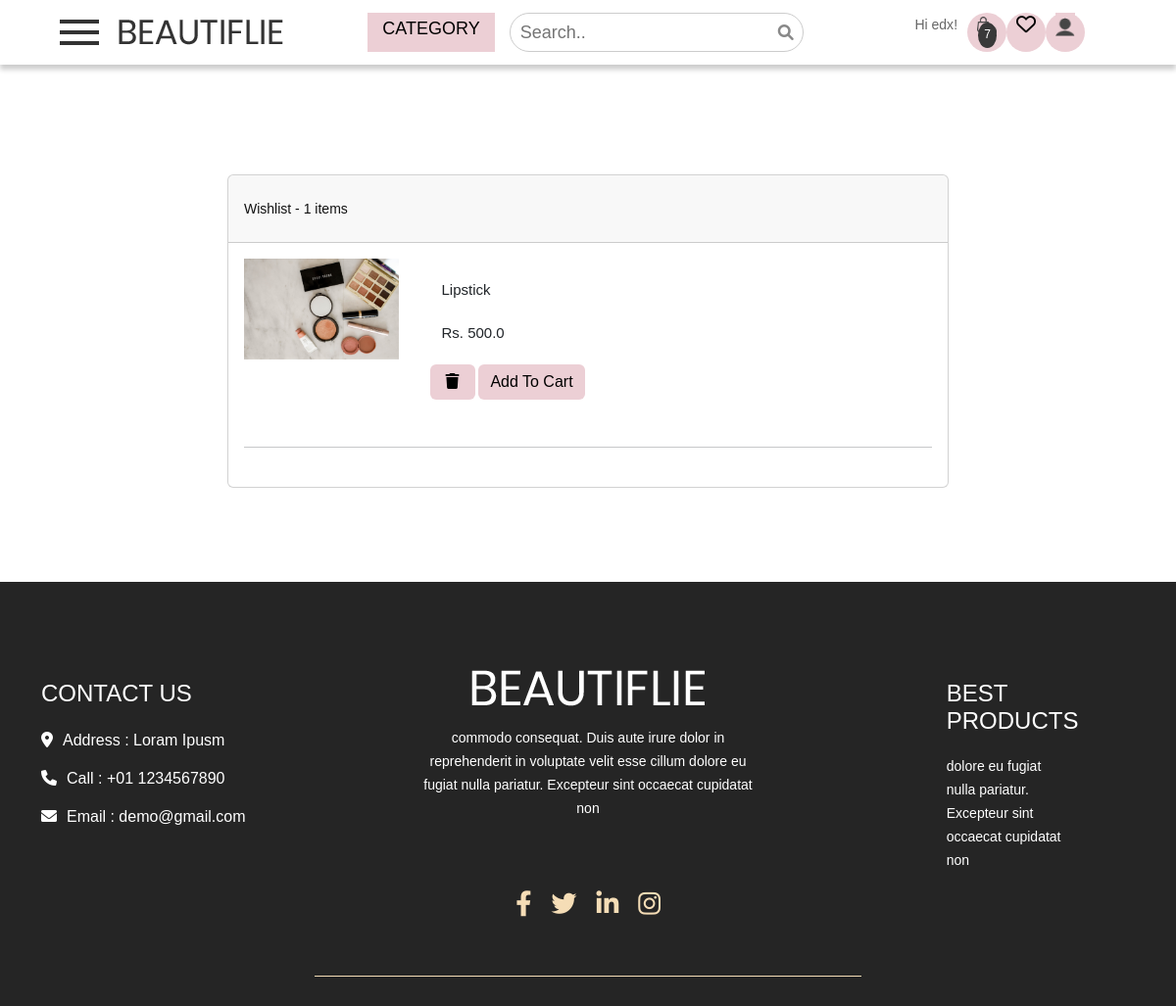
The page /products/wishlist/ (signed in) on the database its author committed.
### cart/models.py (models this page shows, shortened)
class Cart(models.Model):
    username=models.ForeignKey(User,on_delete=models.CASCADE,related_name='carts',unique=True)
    is_paid=models.BooleanField(default=False)

class CartItems(models.Model):
    cart = models.ForeignKey(Cart,on_delete=models.CASCADE,related_name='cart_items')
    products = models.ForeignKey(Products, on_delete=models.CASCADE,null=True,blank=True,related_name='cart_products')
    quantity = models.IntegerField(default=1)
    total_price=models.FloatField(default=0,null=True)

### products/models.py (models this page shows, shortened)
class WishlistItems(models.Model):
    wishlist = models.ForeignKey(Wishlist, on_delete=models.CASCADE, related_name='wishlist_items')
    products = models.ForeignKey(Products, on_delete=models.CASCADE, null=True, blank=True, related_name='wishlist_products')

class Products(models.Model):
    seller=models.ForeignKey(Sellers,default=1,on_delete=models.CASCADE)
    product_id = models.AutoField(primary_key=True)
    product_name=models.CharField(max_length=100,null=True)
    price = models.FloatField(null=False)
    description = models.TextField(null=True)
    category = models.CharField(choices=CATEGORY_CHOICES,max_length=30,null=True)
    quantity  = models.IntegerField(default=0,null=True)
    product_image = models.ImageField(upload_to='product',null=True,default = None)

### products/views.py (the view)
# urls.py: path('wishlist/',views.wishlist,name='wishlist'),
@login_required
def wishlist(request):
    id=request.POST.get('id')
    remove = request.POST.get('remove')
    context = {'cart':[],'cart_items':[]}
    context['cart']=Wishlist.objects.filter(username=request.user).first()
    try :
        context['cart_items']=WishlistItems.objects.filter(wishlist=context['cart'])
    except IndexError:
        messages.error(request,'No Items in Cart')
        return render(request,'products/wishlist.html',context)
    context['cart_item_quantity'] = len(context["cart_items"])
    return render(request,'products/wishlist.html',context)

### cart/templatetags/custom_tags2.py (called while the page is built)
@register.simple_tag(takes_context=True)
def cart_count(context):
    request = context['request']
    cart_count = 0
    if not request.user.is_anonymous:
        cart = Cart.objects.get(username=request.user)
        cart_items = CartItems.objects.filter(cart=cart)
        for item in cart_items:
            cart_count += item.quantity
    return cart_count

### main/templatetags/custom_tags.py (called while the page is built)
@register.simple_tag
def categories():
    return CATEGORY_CHOICES

@register.simple_tag(takes_context=True)
def is_seller(context):
    request = context['request']
    is_seller = False
    try :
        seller = Sellers.objects.get(user=request.user)
        if seller:
            is_seller = True
        else : is_seller = False
    except Exception as e:
        is_seller = False
    return is_seller

### templates/products/wishlist.html (shortened to what this page needs)
{%extends "main/base.html"%}
{%block header%}
{% include "main/header.html" %}
{% endblock%}
{% block main-content%}
<section class="h-100 gradient-custom">
    <div class="container py-5">
      <div class="row d-flex justify-content-center my-4">
        <div class="col-md-8">
          <div class="card mb-4">
            <div class="card-header py-3">
              <h5 class="mb-0">Wishlist - {{cart_item_quantity}} items</h5>
            </div>
            <div class="card-body">
            {% if cart_items %}
            {% for i in cart_items %}
              <div class="row">
                <div class="col-lg-3 col-md-12 mb-4 mb-lg-0">
                  <div class="bg-image hover-overlay hover-zoom ripple rounded" data-mdb-ripple-color="light">
                    <img src="{{MEDIA_ROOT}}/{{i.products.product_image}}"
                      class="w-100" alt="{{i.products.product_name}}" />
                  </div>
                </div>
                <div class="col-md-8">
                  <p><strong>{{i.products.product_name}}</strong></p>
                  <p>Rs. {{i.products.price}}</p>
                  <form method='POST'>
                  <div class="d-flex mb-4" style="max-width: 300px">
                    <div id="product-4" class="single-product">
                    <button class="update_cart btn btn-primary px-3 ms-2" data-product-id="{{ i.products.product_id }}" value='remove' name='remove' >
                        <i class="fas fa-trash"></i>
                    </button>
                    <a href="{% url 'addToCart' i.products.product_id %}" class="btn btn-primary">Add To Cart</a></div>
                </form>
                </div>
                </div>
              </div>
              {% endfor %}
              {% else %}
                <h1>No products in Wishlist</h1>
               {% endif %}
              <hr class="my-4" />
            </div>
            </div>
          </div>
        </div>
  </section>
  {% endblock%}

### templates/main/header.html (shortened to what this page needs)
{% load custom_tags %}
{% load custom_tags2 %}
<div class="header_section">
    <div class="container-fluid">
        <div class="header-1">
          <span class="toggle_icon" onclick="openNav()"><img src="/static/images/toggle-icon.png"></span>
          <a class="logo" href="{% url 'index' %}"><img src="/static/images/logo.png"></a>
        </div>
        <div class="header-2">
            <div class="form-inline login_text">
              <ul class="nav-list">
                <li class="dropdown dropbtn">
                  <a >Category</a>
                </li>
                <li class="search-li">
                  <form class="search-wrapper" id="search-form">
                    <input type="text" class="search-input" placeholder="Search.." name="searchText" id="searchText">
                    <button class="search-button" type="submit" id="search-submit">
                        <i class="fa fa-search" aria-hidden="true" alt="Search"></i>
                    </button>
                </form>
                </li>
              </ul>
            </div>
        </div>
        <div class="header-3">
          {% if request.user.is_authenticated %}
            <li>Hi {{ request.user }}!</li>
            <div class="dropbtn-2">
            <li>
              <a href="{% url 'cart' %}" class="cart-link">
                <span class="cart-count"> {% cart_count %}</span>
              </a>
            </li>
          </div>
          <div class="dropbtn-2">
            <li class="link-item" id='a'>
              <a  href="{% url 'wishlist' %}" style="color:black;"><i class="fas fa-heart"></i></a>
            </li>
          </div>
          <div class="dropbtn-2">
            <li>
              <div class="dropdown">
                <button class="dropbtn"><img src="/static/images/user-icon.png"></button>
              </div>
            </li>
          </div>
          {% endif %}
        </div>
    </div>
  </div>

### main/static/css/mybase.css (style rules this page uses)
html { scroll-behavior: smooth; }
.link-item { color: black; }
.cart-count { position: absolute; top: 22px; right: 17px; background-color: rgb(57, 57, 57); color: white; padding: 2px 5px; border-radius: 60%; font-size: 14px; }
.login_text li { color: black !important; }
#a { float: left; list-style-type: none; }
.btn-primary, .btn-primary:active, .btn-primary:visited, .btn-primary:hover, .btn-primary border-color { background-color: #eccfd5 !important; border : #eccfd5 !important; }
.btn-primary { --bs-btn-color: black !important; }
.header-3 .fa-heart { height: 100%; width: 100%; font-size: 20px; }
.header-3 .fas { font-weight: normal; }
.search-wrapper { position: relative; display: inline-block; }
.search-input { width: 300px; padding: 3px 40px 3px 10px; border-radius: 25px; border: 1px solid #ccc; outline: none; }
.search-button { position: absolute; right: 10px; top: 50%; transform: translateY(-50%); background: none; border: none; outline: none; cursor: pointer; }
.search-button .fa-search { font-size: 16px; color: #888; }

### main/static/css/style.css (style rules this page uses)
* { box-sizing: border-box !important; transition: ease all 0.5s; }
html { scroll-behavior: smooth; }
body { color: #666666; font-size: 14px; line-height: 1.80857; font-weight: normal; overflow-x: hidden; font-family: 'Open Sans', sans-serif; }
a { color: #1f1f1f; text-decoration: none !important; outline: none !important; -webkit-transition: all .3s ease-in-out; -moz-transition: all .3s ease-in-out; -ms-transition: all .3s ease-in-out; -o-transition: all .3s ease-in-out; transition: all .3s ease-in-out; }
h1, h2, h3, h4, h5, h6 { letter-spacing: 0; font-weight: normal; position: relative; padding: 10px 0 10px 0; font-weight: normal; line-height: normal; color: #111111; margin: 0 }
h5 { font-size: 14px }
*, *::after, *::before { -webkit-box-sizing: border-box; -moz-box-sizing: border-box; box-sizing: border-box; }
ul, li, ol { margin: 0px; padding: 0px; list-style: none; }
p { margin: 20px; font-weight: 300; font-size: 15px; line-height: 24px; }
a { color: #222222; text-decoration: none; outline: none !important; }
a, .btn { text-decoration: none !important; outline: none !important; -webkit-transition: all .3s ease-in-out; -moz-transition: all .3s ease-in-out; -ms-transition: all .3s ease-in-out; -o-transition: all .3s ease-in-out; transition: all .3s ease-in-out; }
img { max-width: 100%; height: auto; }
button { border: 0; margin: 0; padding: 0; cursor: pointer; }
.header_section { width: 100%; float: left; background-color: white; height: auto; background-size: 100%; box-shadow: 0 5px 5px rgba(0, 0, 0, 0.2); }
.toggle_icon { padding: 10px 0px; }
.login_text { width: 100%; float: left; }
.login_text ul { margin: 0px; padding: 0px; }
.login_text li { font-size: 18px; color: #ffffff; text-transform: uppercase; float: left; padding-left: 15px; padding-right: 15px; }
.login_text a { color: #000000; }

### main/static/css/netdna.css (style rules this page uses)
.fa { display: inline-block; font-family: FontAwesome; font-style: normal; font-weight: normal; line-height: 1; -webkit-font-smoothing: antialiased; -moz-osx-font-smoothing: grayscale; }
.fa-search:before { content: "\f002"; }
.fa-heart:before { content: "\f004"; }

### main/static/css/order.css (style rules this page uses)
body { padding: 0px 0px 0px 0px; font-family: Rs.font-default; font-weight: 100; }

### main/static/css/custom.css (style rules this page uses)
.container-fluid { display: flex; margin: 10px 10px; justify-content: space-around; align-items: center; }
.container-fluid .logo { margin-left: 20px; }
.container-fluid .logo img { margin-top: 10px; }
.container-fluid .header-1 { width: 20%; display: flex; }
.container-fluid .header-2 { display: flex; align-items: center; }
.container-fluid .header-2 .nav-list { display: flex; }
.container-fluid .header-3 { width: 20%; display: flex; flex-direction: row; }
.container-fluid .header-3 li { margin: 0 10px 0 10px; }
.nav-list { list-style: none; display: flex; }
.search-li { margin-right: 10px; }
.cart-link { position: relative; display: inline-block; }
.cart-count { position: absolute; top: 10px; right: 0; background-color: redblack; color: white; border-radius: 50%; padding: 2px 6px; font-size: 12px; }

### rows shown on the page
WishlistItems: products.product_image (picture), products.product_name "Lipstick", products.price "500.0"

### other values the page prints
{{ request.user }} "edx"
{{ cart_item_quantity }} "1"
